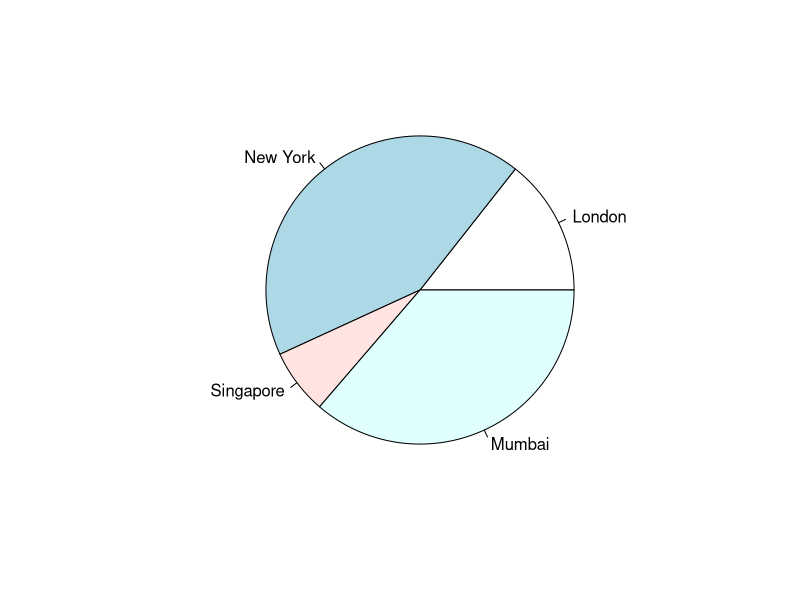
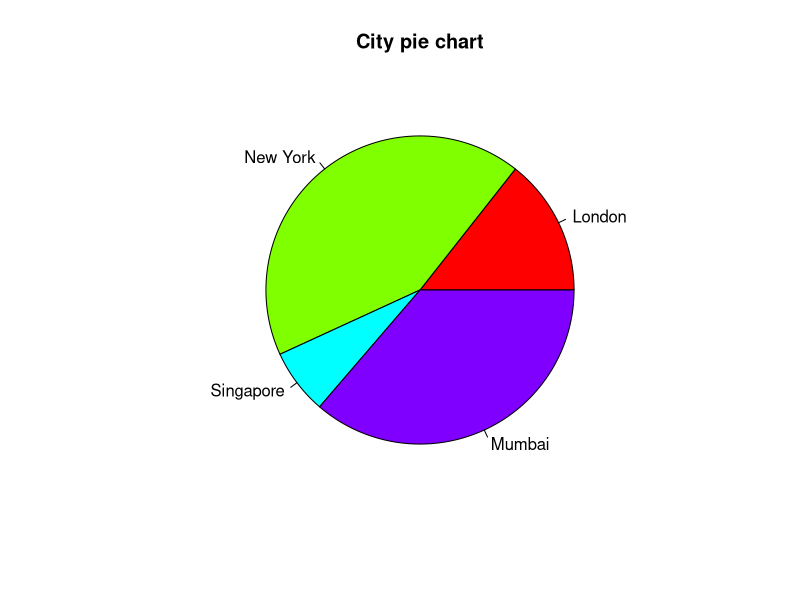
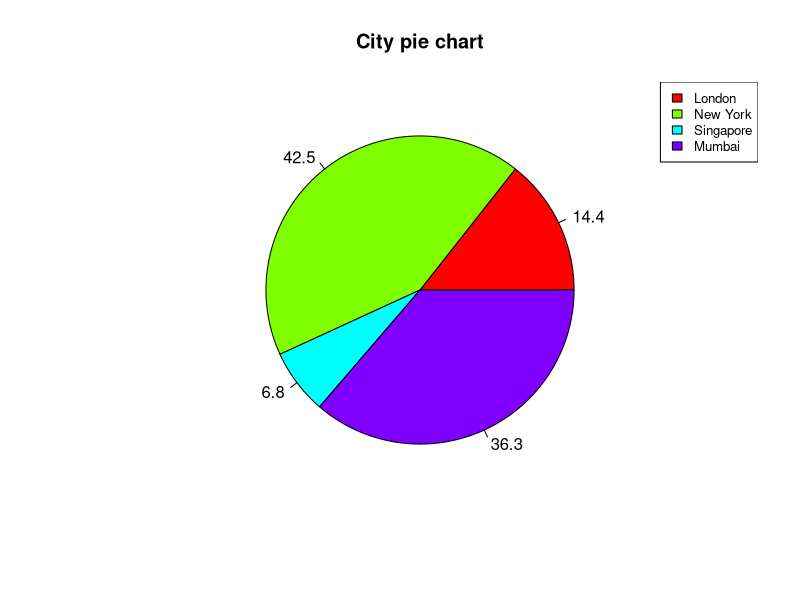
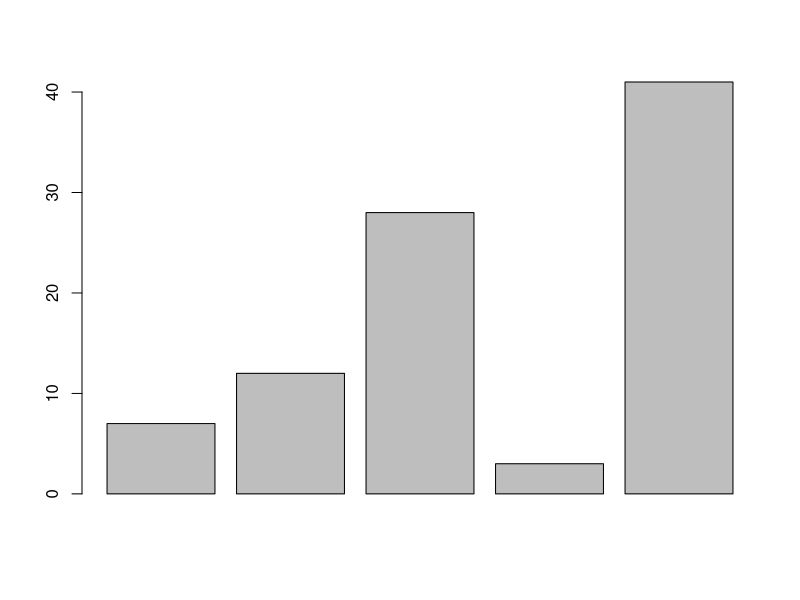
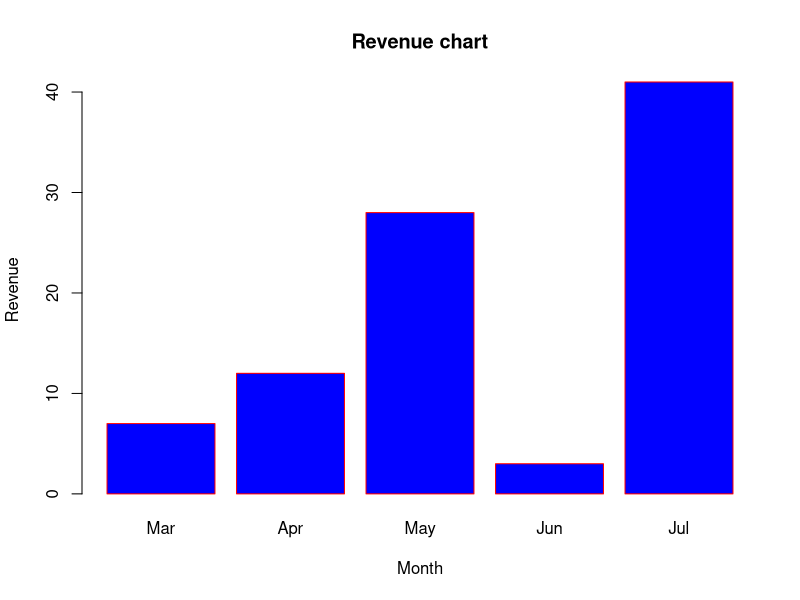
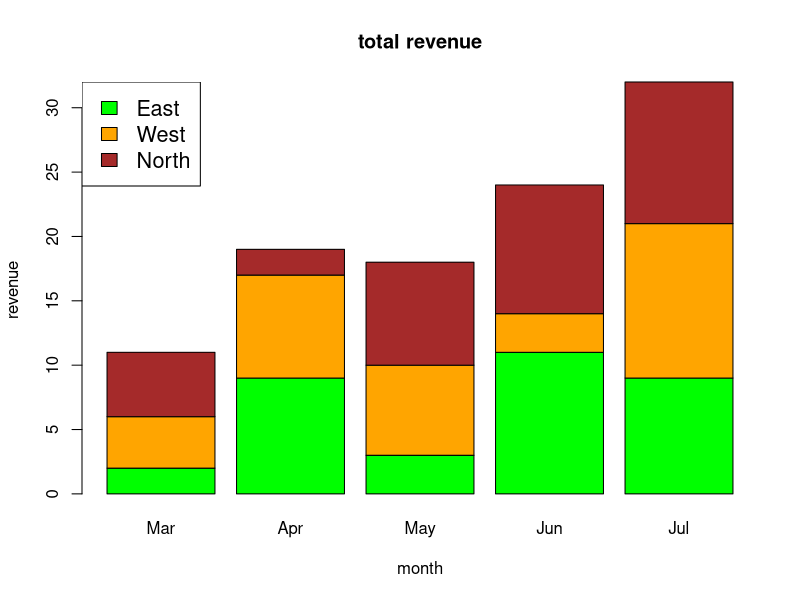
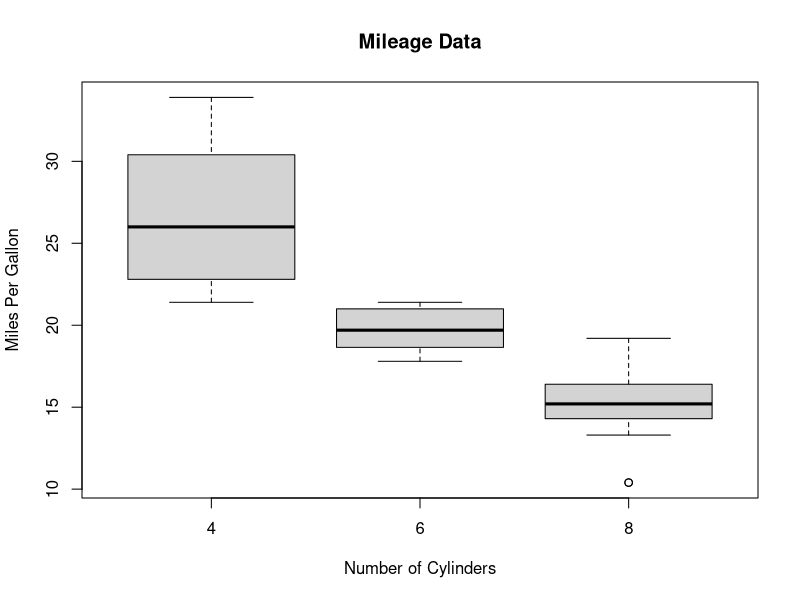
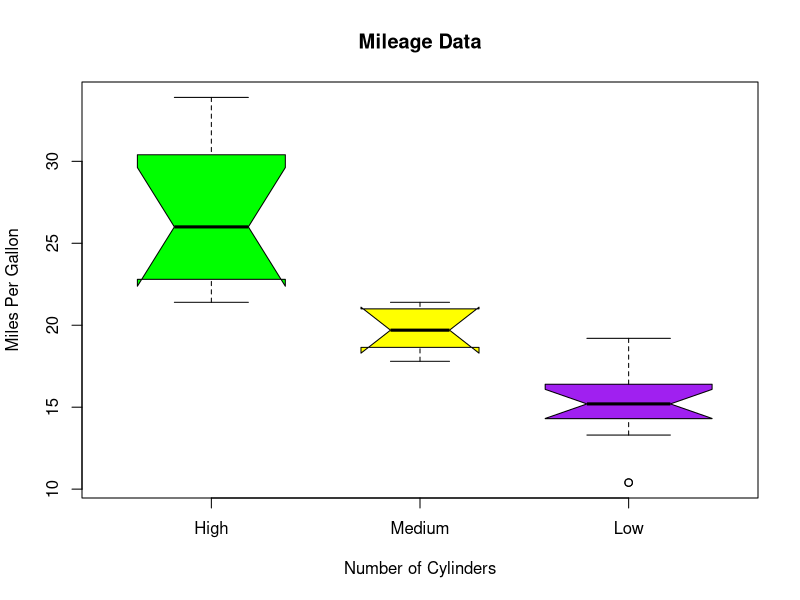

The R script that drew these images, in order:
x <- c(21, 62, 10, 53)
labels <- c("London", "New York", "Singapore", "Mumbai")
# Give the chart file a name.
png(file = "citya.jpg")

# Plot the chart.
pie(x,labels)

# Save the file.
dev.off()



# Create data for the graph.
x <- c(21, 62, 10, 53)
labels <- c("London", "New York", "Singapore", "Mumbai")

# Give the chart file a name.
png(file = "city_title_colours.jpg")

# Plot the chart with title and rainbow color pallet.
pie(x, labels, main = "City pie chart", col = rainbow(length(x)))

# Save the file.
dev.off()




# Create data for the graph.
x <-  c(21, 62, 10,53)
labels <-  c("London","New York","Singapore","Mumbai")

piepercent<- round(100*x/sum(x), 1)

# Give the chart file a name.
png(file = "city_percentage_legends.jpg")

# Plot the chart.
pie(x, labels = piepercent, main = "City pie chart",col = rainbow(length(x)))
legend("topright", c("London","New York","Singapore","Mumbai"), cex = 0.8,
       fill = rainbow(length(x)))

# Save the file.
dev.off()




# Create the data for the chart.
H <- c(7,12,28,3,41)

# Give the chart file a name.
png(file = "barchart.png")

# Plot the bar chart.
barplot(H)

# Save the file.
dev.off()


# Create the data for the chart.
H <- c(7,12,28,3,41)
M <- c("Mar","Apr","May","Jun","Jul")

# Give the chart file a name.
png(file = "barchart_months_revenue.png")

# Plot the bar chart.
barplot(H,names.arg = M,xlab = "Month",ylab = "Revenue",col = "blue",
        main = "Revenue chart",border = "red")

# Save the file.
dev.off()



# Create the input vectors.
colors <- c("green","orange","brown")
months <- c("Mar","Apr","May","Jun","Jul")
regions <- c("East","West","North")

# Create the matrix of the values.
Values <- matrix(c(2,9,3,11,9,4,8,7,3,12,5,2,8,10,11),nrow = 3,ncol = 5,byrow = TRUE)

# Give the chart file a name.
png(file = "barchart_stacked.png")

# Create the bar chart.
barplot(Values,main = "total revenue",names.arg = months,xlab = "month",ylab = "revenue",
        col = colors)

# Add the legend to the chart.
legend("topleft", regions, cex = 1.3, fill = colors)

# Save the file.
dev.off()



input <- mtcars[,c('mpg','cyl')]
print(head(input))

# Give the chart file a name.
png(file = "boxplot.png")

# Plot the chart.
boxplot(mpg ~ cyl, data = mtcars, xlab = "Number of Cylinders",
        ylab = "Miles Per Gallon", main = "Mileage Data")

# Save the file.
dev.off()




# Give the chart file a name.
png(file = "boxplot_with_notch.png")

# Plot the chart.
boxplot(mpg ~ cyl, data = mtcars, 
        xlab = "Number of Cylinders",
        ylab = "Miles Per Gallon", 
        main = "Mileage Data",
        notch = TRUE, 
        varwidth = TRUE, 
        col = c("green","yellow","purple"),
        names = c("High","Medium","Low")
)
# Save the file.
dev.off()



# Create data for the graph.
v <-  c(9,13,21,8,36,22,12,41,31,33,19)

# Give the chart file a name.
png(file = "histogram.png")

# Create the histogram.
hist(v,xlab = "Weight",col = "yellow",border = "blue")

# Save the file.
dev.off()



# Create data for the graph.
v <- c(9,13,21,8,36,22,12,41,31,33,19)

# Give the chart file a name.
png(file = "histogram_lim_breaks.png")

# Create the histogram.
hist(v,xlab = "Weight",col = "green",border = "red", xlim = c(0,40), ylim = c(0,5),
     breaks = 5)

# Save the file.
dev.off()



# Create the data for the chart.
v <- c(7,12,28,3,41)

# Give the chart file a name.
png(file = "line_chart.jpg")

# Plot the bar chart. 
plot(v,type = "o")

# Save the file.
dev.off()


# Create the data for the chart.
v <- c(7,12,28,3,41)

# Give the chart file a name.
png(file = "line_chart_label_colored.jpg")

# Plot the bar chart.
plot(v,type = "o", col = "red", xlab = "Month", ylab = "Rain fall",
     main = "Rain fall chart")

# Save the file.
dev.off()


# Create the data for the chart.
v <- c(7,12,28,3,41)
t <- c(14,7,6,19,3)

# Give the chart file a name.
png(file = "line_chart_2_lines.jpg")

# Plot the bar chart.
plot(v,type = "o",col = "red", xlab = "Month", ylab = "Rain fall", 
     main = "Rain fall chart")

lines(t, type = "o", col = "blue")

# Save the file.
dev.off()


input <- mtcars[,c('wt','mpg')]
print(head(input))
# Get the input values.
input <- mtcars[,c('wt','mpg')]

# Give the chart file a name.
png(file = "scatterplot.png")

# Plot the chart for cars with weight between 2.5 to 5 and mileage between 15 and 30.
plot(x = input$wt,y = input$mpg,
     xlab = "Weight",
     ylab = "Milage",
     xlim = c(2.5,5),
     ylim = c(15,30),		 
     main = "Weight vs Milage"
)

# Save the file.
dev.off()





# Give the chart file a name.
png(file = "scatterplot_matrices.png")

# Plot the matrices between 4 variables giving 12 plots.

# One variable with 3 others and total 4 variables.

pairs(~wt+mpg+disp+cyl,data = mtcars,
      main = "Scatterplot Matrix")

# Save the file.
dev.off()